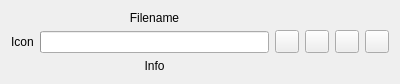
<?xml version="1.0" encoding="UTF-8"?>
<ui version="4.0">
 <class>DownloadItem</class>
 <widget class="QWidget" name="DownloadItem">
  <property name="geometry">
   <rect>
    <x>0</x>
    <y>0</y>
    <width>400</width>
    <height>82</height>
   </rect>
  </property>
  <property name="sizePolicy">
   <sizepolicy hsizetype="Preferred" vsizetype="Expanding">
    <horstretch>0</horstretch>
    <verstretch>0</verstretch>
   </sizepolicy>
  </property>
  <property name="windowTitle">
   <string/>
  </property>
  <layout class="QHBoxLayout" name="horizontalLayout">
   <item>
    <widget class="QLabel" name="fileIcon">
     <property name="text">
      <string>Icon</string>
     </property>
    </widget>
   </item>
   <item>
    <layout class="QVBoxLayout" name="verticalLayout">
     <item>
      <widget class="QLabel" name="filenameLabel">
       <property name="sizePolicy">
        <sizepolicy hsizetype="Expanding" vsizetype="Preferred">
         <horstretch>0</horstretch>
         <verstretch>0</verstretch>
        </sizepolicy>
       </property>
       <property name="text">
        <string>Filename</string>
       </property>
       <property name="alignment">
        <set>Qt::AlignCenter</set>
       </property>
       <property name="wordWrap">
        <bool>true</bool>
       </property>
      </widget>
     </item>
     <item>
      <widget class="QProgressBar" name="progressBar"/>
     </item>
     <item>
      <widget class="QLabel" name="infoLabel">
       <property name="sizePolicy">
        <sizepolicy hsizetype="Expanding" vsizetype="Expanding">
         <horstretch>0</horstretch>
         <verstretch>0</verstretch>
        </sizepolicy>
       </property>
       <property name="text">
        <string notr="true">Info</string>
       </property>
       <property name="alignment">
        <set>Qt::AlignCenter</set>
       </property>
       <property name="wordWrap">
        <bool>true</bool>
       </property>
      </widget>
     </item>
    </layout>
   </item>
   <item>
    <widget class="QToolButton" name="tryAgainButton">
     <property name="toolTip">
      <string>Press to repeat the download</string>
     </property>
     <property name="text">
      <string/>
     </property>
    </widget>
   </item>
   <item>
    <widget class="QToolButton" name="pauseButton">
     <property name="toolTip">
      <string>Press to pause the download</string>
     </property>
     <property name="text">
      <string/>
     </property>
     <property name="checkable">
      <bool>true</bool>
     </property>
    </widget>
   </item>
   <item>
    <widget class="QToolButton" name="stopButton">
     <property name="toolTip">
      <string>Press to cancel the download</string>
     </property>
     <property name="text">
      <string/>
     </property>
    </widget>
   </item>
   <item>
    <widget class="QToolButton" name="openButton">
     <property name="toolTip">
      <string>Press to open the downloaded file</string>
     </property>
     <property name="text">
      <string/>
     </property>
    </widget>
   </item>
  </layout>
 </widget>
 <tabstops>
  <tabstop>tryAgainButton</tabstop>
  <tabstop>pauseButton</tabstop>
  <tabstop>stopButton</tabstop>
  <tabstop>openButton</tabstop>
 </tabstops>
 <resources/>
 <connections/>
</ui>
